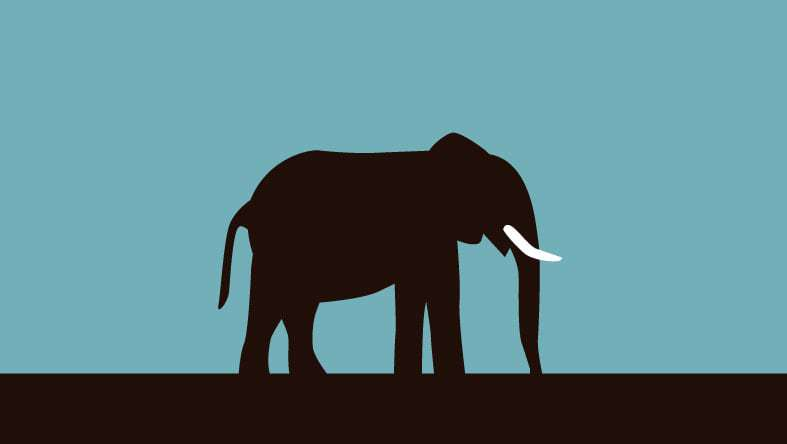
#> input picture random.jpg, 787 x 444 px
$ python rle_compression__2.py
#> lines starting #> are read from the running program, lines starting #| are printed output that depends on the picture; after the words box and inside, x2 and y2 are one past the last pixel; in counts of white or black regions, pixels touching at a corner belong together
from PIL import Image
import numpy as np
import cv2
import warnings
warnings.filterwarnings("ignore")

def encode(image, file_name='compressed_image.txt', bits=15):

#> called with image = array of shape (6, 6), file_name = 'compressed1.txt', bits = 15
    count_list = []
    count = 0
    prev = None
    fimage = image.flatten()
    size = 2**(bits+1) - 2**bits #32768 = 8000H

    for pixel in fimage:

        if prev == None:
            prev = pixel
            count += 1
        else:
            if prev != pixel: # The current pixel is different from the previous one
                if count >= 3:
                    count_list.append((size+count, [prev]))
                else:
                    if count_list == []:
                        count_list.append((count, [prev]*count))
                    else:
                        c, color = count_list[-1]
                        if c > size:
                            count_list.append((count, [prev]*count))
                        else:
                            if c+count <= (2**bits)-1: # Make sure that we didn't use all of the 15 bits reserved for the color's sequence length
                                count_list[-1] = (c+count, color+[prev]*count)
                            else:
                                count_list.append((count, [prev]*count))
                prev = pixel
                count = 1
            else: # The current pixel is like the previous one
                if count < (2**bits)-1: # Make sure that we didn't use all of the 15 bits reserved for the number of repetitions
                    count += 1
                else:
                    count_list.append((size+count, [prev]))
                    prev = pixel
                    count = 1

    if count >= 3:
        count_list.append((size+count, [prev]))
    else:
        c, color = count_list[-1]
        if c > size:
            count_list.append((count, [prev]*count))
        else:
            if c+count <= (2**bits)-1:
                count_list[-1] = (c+count, color+[prev]*count)
            else:
                count_list.append((count, [prev]*count))

    # Hexa encoding
    with open(file_name,"w") as file:
        hexa_encoded = "".join(map(lambda x: "{0:04x}".format(x[0])+"".join(map(lambda y: "{0:02x}".format(y), x[1])), count_list))
        """ hexa_encoded = ""
        for count, colors in count_list:
            hexa_encoded += "{0:04x}".format(count)
            for color in colors:
                hexa_encoded += "{0:02x}".format(color) """
        file.write(hexa_encoded)

    # Compression rate
    rate = (1-(len(hexa_encoded)/2)/len(fimage))*100

    return hexa_encoded, rate

image1_np = np.array([[0, 1, 0, 1, 0, 1],
                    [1, 0, 1, 0, 1, 0],
                    [0, 1, 0, 1, 0, 1],
                    [1, 0, 1, 0, 1, 0],
                    [0, 1, 0, 1, 0, 1],
                    [1, 0, 1, 0, 1, 0]])*255

image2_np = np.array([[0, 0, 0, 1, 1, 1],
                    [1, 1, 1, 0, 0, 0],
                    [0, 0, 0, 1, 1, 1],
                    [0, 0, 0, 1, 1, 1],
                    [1, 1, 1, 0, 0, 0],
                    [0, 0, 0, 1, 1, 1]])*255

image3_np = np.array([[0, 0, 0, 0, 0, 0],
                    [0, 0, 0, 0, 0, 0],
                    [1, 1, 1, 1, 1, 1],
                    [1, 1, 1, 1, 1, 1],
                    [0, 0, 0, 0, 0, 0],
                    [0, 0, 0, 0, 0, 0]])*255

encoded, rate = encode(image1_np, file_name='compressed1.txt', bits=15)
print (f'Compression rate :{rate:.02f}%') # 1- 38/36 = -5.56%

encoded, rate = encode(image2_np, file_name='compressed2.txt', bits=15)
print (f'Compression rate :{rate:.02f}%') # 1- 24/36 = 33.33 %

encoded, rate = encode(image3_np, file_name='compressed3.txt', bits=15)
print (f'Compression rate :{rate:.02f}%') # 1- 9/36 = 75.00 %

img_gray = cv2.imread('random.jpg', cv2.IMREAD_GRAYSCALE)
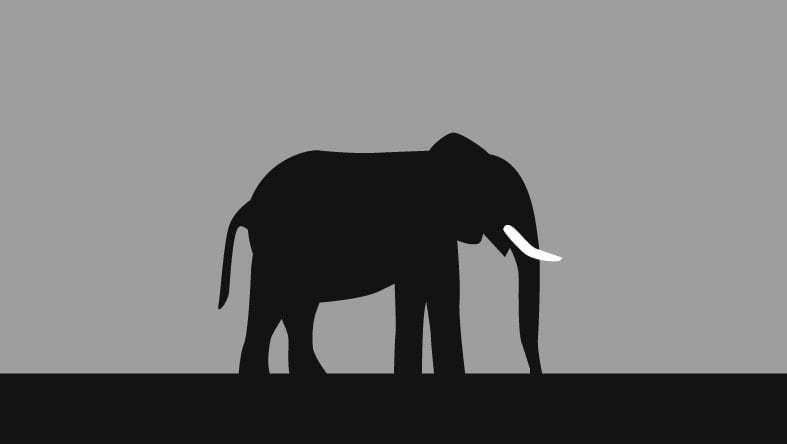
#> img_gray: shape (444, 787); min 0, max 255, mean 116.2
_, img_bw = cv2.threshold(img_gray, 100, 255, cv2.THRESH_BINARY)
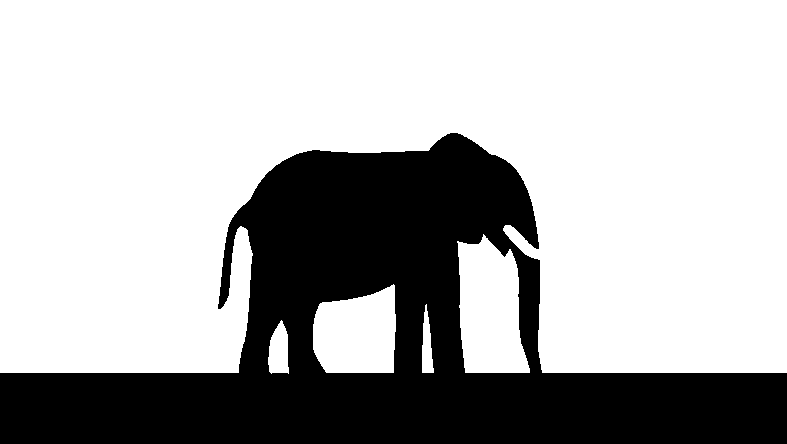
#> img_bw: shape (444, 787); 70.1% white; 1 black region, box (x1, y1, x2, y2) and area: (0, 133, 787, 444) 104364
cv2.imwrite('random_bi.png', img_bw)
height, width = img_bw.shape # 787x444 = 349428
#> height = 444; width = 787
encoded, rate = encode(img_bw, file_name='random_compressed.txt', bits=15)
#> rate = 98.77
print (f'Compression rate :{rate:.02f}%') # 1- 4292/349428 = 98.77%
#| Compression rate :98.77%

img_gray = cv2.imread('cablecar.bmp', cv2.IMREAD_GRAYSCALE)
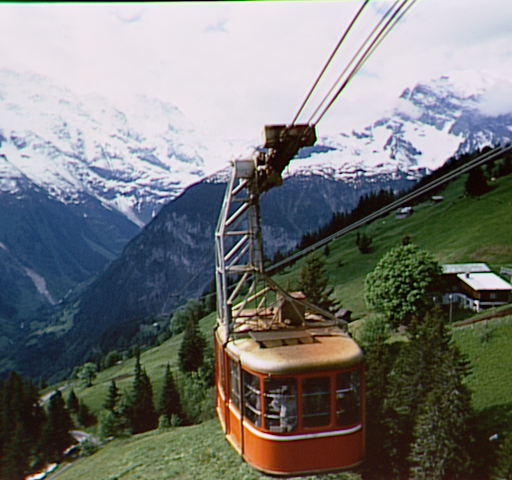
#> input picture cablecar.bmp, 512 x 480 px
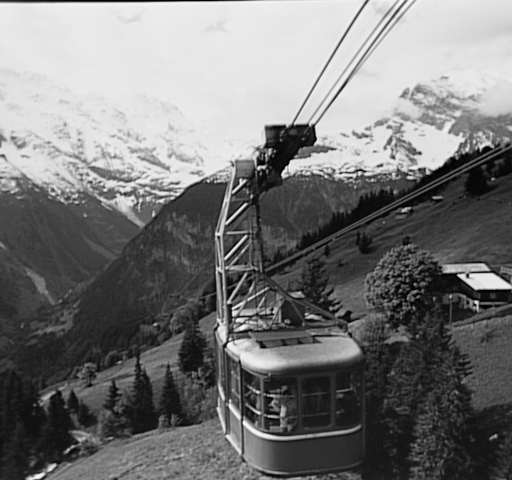
#> img_gray: shape (480, 512); min 0, max 253, mean 119.1
_, img_bw = cv2.threshold(img_gray, 100, 255, cv2.THRESH_BINARY)
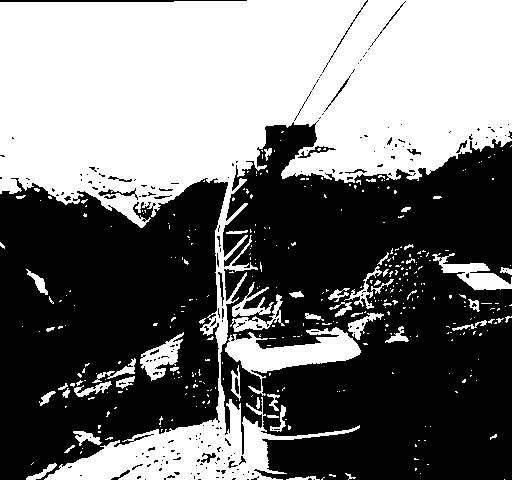
#> img_bw: shape (480, 512); 46% white; 363 white regions (313 under 20 px), largest, box (x1, y1, x2, y2) and area: (0, 0, 512, 480) 101111, (225, 327, 361, 396) 3440, (432, 253, 512, 290) 1157
cv2.imwrite('cablecar_bi.png', img_bw)
height, width = img_bw.shape # 512x480 = 245760
#> height = 480; width = 512
encoded, rate = encode(img_bw, file_name='cablecar_compressed.txt', bits=15)
#> rate = 90.67
print (f'Compression rate :{rate:.02f}%') # 1- 22927/245760 = 90.67%
#| Compression rate :90.67%
